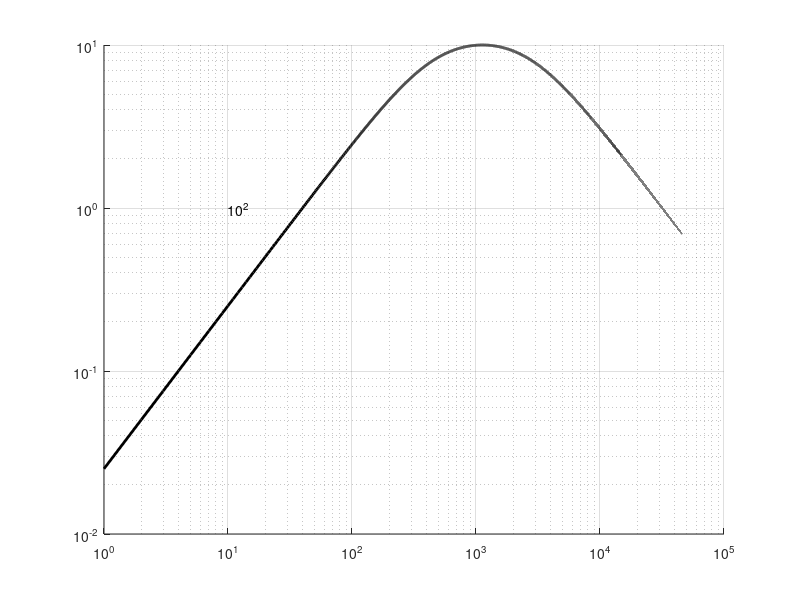

Write the MATLAB code that produced this figure.
%
clf
hold on


vs=10;
R=2;
L=0.01;
C=0.02;

ZL=@(f) j.*2.*pi.*f.*L;
ZC=@(f) 1./(j.*2.*pi.*f.*C);
vr=@(f) vs.*R./(R+ZL(f)+ZC(f));

f=0.01:0.01:1000;
loglog(abs(vr(f)),"linewidth",2,"color","black")
%
%h=get(gcf,"currentaxes");
%set(h,"XTick",[1e0 1e1 1e2]);
%set(h,"xticklabel",['10^{0}';'10^1';'10^2']);
%set(h,"interpreter","tex")


text(10,1,strcat('10^2'));

grid on

print -deps bodeTestDecimalPower.eps

